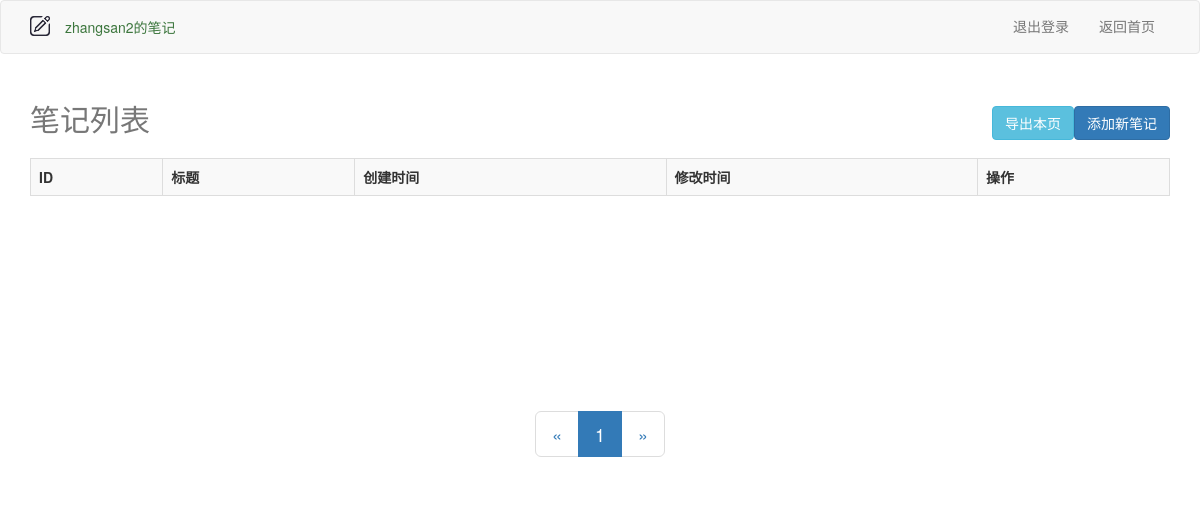
/note/list (signed in), run on an earlier commit of the app's database.
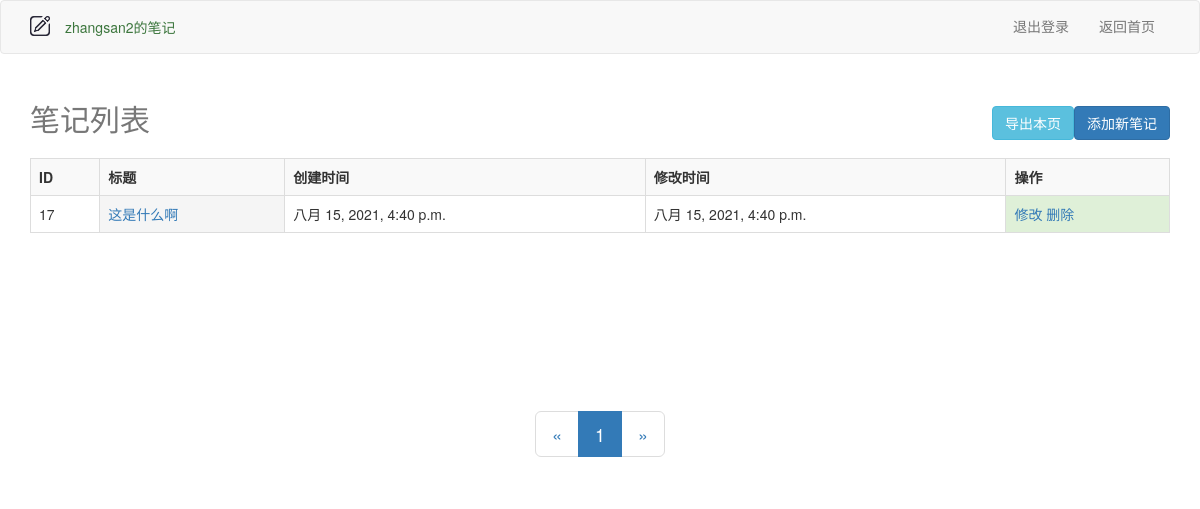
And on a later commit of the database.
### note/models.py (models this page shows)
class Note(models.Model):
    title=models.CharField('标题', max_length=100)
    content=models.TextField('内容')
    created_time=models.DateTimeField('创建时间',auto_now_add=True)
    updated_time=models.DateTimeField('创建时间',auto_now=True)
    user = models.ForeignKey(User, on_delete=models.CASCADE)

### note/views.py (the view, shortened to what this page needs)
    def wrap(request, *args, **kwargs):
        return fn(request, *args, **kwargs)

### note/views.py (called while the page is built, shortened)
def check_login(fn):
    def wrap(request, *args, **kwargs):
        return fn(request, *args, **kwargs)
    return wrap

@check_login
def list_view(request):
    page_num = request.GET.get("page",1)
    user_id=request.session['uid']
    noteList = Note.objects.filter(user_id=user_id)
    p = Paginator(noteList,5)
    page_obj=p.get_page(page_num)
    return render(request, 'note/list_note.html', locals())

### note/templates/note/list_note.html (shortened to what this page needs)
{% extends "base.html" %}
{% load static %}
{% block body %}
<nav class="navbar navbar-default">
   <div class="container">
    <div class="navbar-header">
      <a class="navbar-brand" href="#"><img src="{% static "note/images/brand.png" %}" alt="brand" width="20px"></a>
      <ul class="nav navbar-nav">
        <li class="active"><p class="text-success" id="session_id">{{ request.session.username }}的笔记</p></li>
      </ul>
    </div>
    <div class="collapse navbar-collapse" id="bs-example-navbar-collapse-1">
      <ul class="nav navbar-nav navbar-right">
        <li><a href="/user/logout">退出登录</a></li>
        <li><a href="/index">返回首页</a></li>
      </ul>
    </div>
    </div>
</nav>
<div class="container" style="height: 317.24px">
<div class="table-responsive" >
    <table class="table table-striped table-bordered table-hover">
        <caption><h2>笔记列表 <p class="pull-right"><a href="/note/produce_csv" class="btn btn-info">导出本页</a><a href="/note/add" class="btn btn-primary">添加新笔记</a></p></h2> </caption>
        <tr>
            <th>ID</th>
            <th>标题</th>
            <th>创建时间</th>
            <th>修改时间</th>
            <th>操作</th>
        </tr>
        {% for foo in page_obj %}
        <tr>
            <td>{{ foo.id }}</td>
            <td class="active"><a href="/note/detail?id={{ foo.id }}">{{ foo.title }}</a></td>
            <td>{{ foo.created_time }}</td>
            <td>{{ foo.updated_time }}</td>
            <td class="success">
                <a href="/note/edit?id={{ foo.id }}">修改</a>
                <a href="/note/delete/{{ foo.id }}">删除</a>
            </td>
         </tr>
        {% endfor %}
    </table>
</div>
</div>
<div class="container text-center">
    <nav aria-label="Page navigation">
      <ul class="pagination pagination-lg">
        <li>
          <a  aria-label="Previous">
            <span aria-hidden="true">&laquo;</span>
          </a>
        </li>
        {% for foo in p.page_range %}
          <li
          {% if foo == page_obj.number %}
              class="active"
          {% endif %}
          ><a
          >{{ foo }}</a></li>
        {% endfor %}
        <li>
          <a  aria-label="Next">
            <span aria-hidden="true">&raquo;</span>
          </a>
        </li>
      </ul>
    </nav>
</div>
{% endblock %}

### templates/base.html (shortened to what this page needs)
<!DOCTYPE html>
<html lang="en">
<head>
    <link rel="stylesheet" href="https://stackpath.bootstrapcdn.com/bootstrap/3.4.1/css/bootstrap.min.css">
</head>
<body>
    {% block body %}{% endblock %}
</body>
</html>

### note/templates/note/list_note.html (style rules this page uses)
#session_id { margin:16px 0; }

What changed in the data, as far as the page shows it:
added Note: id "17", title "这是什么啊", created_time "八月 15, 2021, 4:40 p.m.", updated_time "八月 15, 2021, 4:40 p.m."
